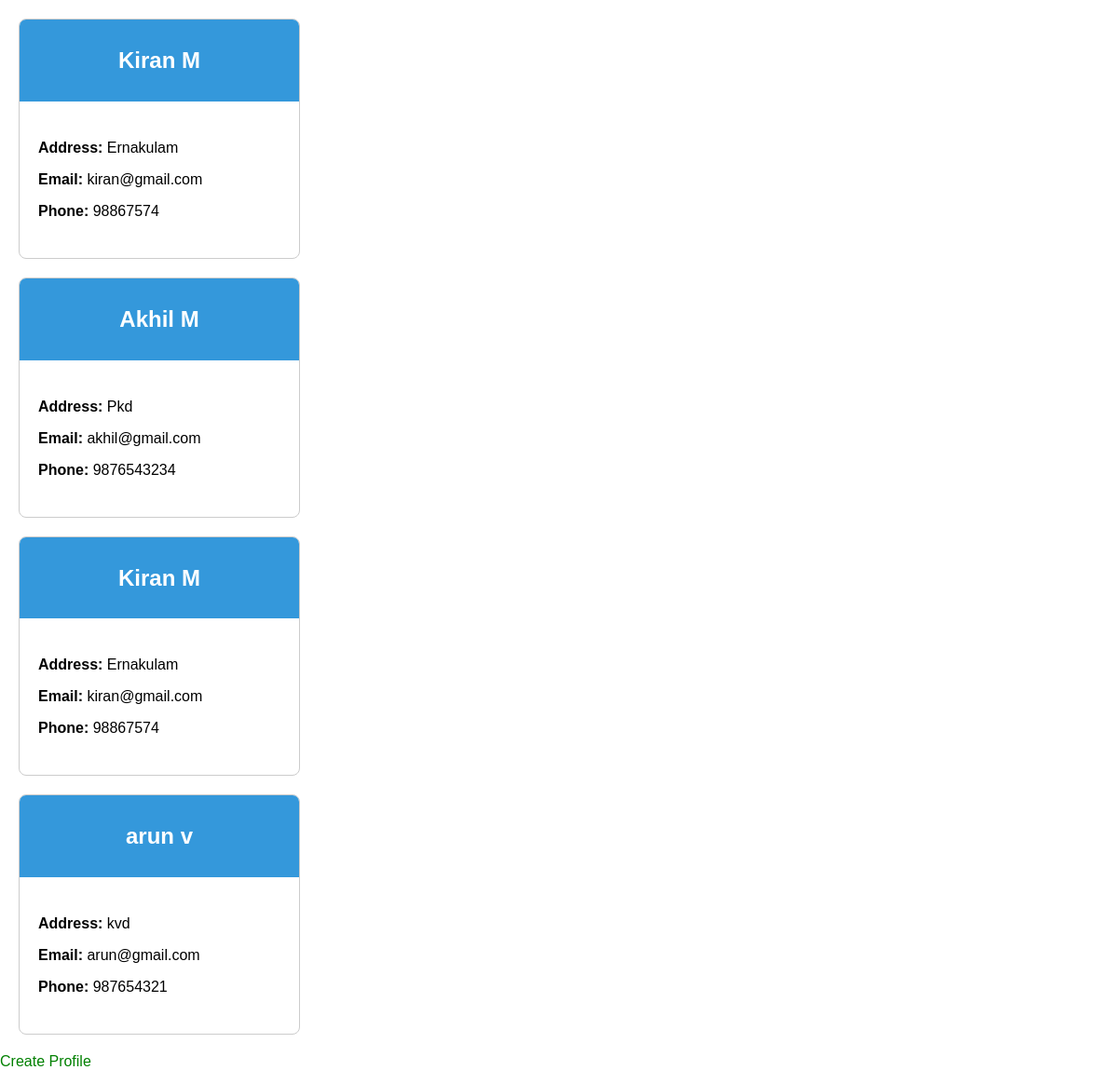
/profilecard/, run on the app's committed database.
### app1/models.py (models this page shows, shortened)
class InfoModel(models.Model):
    Name = models.CharField(max_length=30)
    Email = models.EmailField()
    Address = models.CharField(max_length=40)
    Phone = models.IntegerField()

### app1/views.py (the view)
# urls.py: path('profilecard/', ProfileCard, name='profilecard'),
def ProfileCard(request):
    profile = InfoModel.objects.all()
    return render(request, '13.Profile.html', {'profile': profile})

### Template/13.Profile.html (shortened to what this page needs)
<!DOCTYPE html>
<html lang="en">
<head>
    {% load static %}
    <link rel="stylesheet" href="{% static 'css/profilecard.css' %}">
</head>
<body>
{% for i in profile %}
<div class="profile-card">
    <div class="profile-header">
        <h2>{{i.Name}}</h2>
    </div>
    <div class="profile-details">
        <p><strong>Address: </strong>{{i.Address}}</p>
        <p><strong>Email: </strong>{{i.Email}}</p>
        <p><strong>Phone: </strong>{{i.Phone}}</p>
    </div>
</div>
{% endfor %}
<p><a href="{% url 'userinfo' %}">Create Profile</a></p>
</body>
</html>

### Static/css/profilecard.css (style rules this page uses)
body { font-family: Arial, sans-serif; height: 100vh; margin: 0; background-color: #fffff; }
.profile-card { border: 1px solid #ccc; border-radius: 8px; overflow: hidden; width: 300px; box-shadow: 0 0 10px rgba(0,0,0,0,1); margin: 20px; left: 20px; top: 20px; }
.profile-header { background-color: #3498db; color: #fff; padding: 10px; text-align: center; }
.profile-details { padding: 20px; margin: 5px 0; }
a { text-decoration-line: none; color: green; }

### data on the page
InfoModel: Name "Kiran M", Address "Ernakulam", Email "kiran@gmail.com", Phone "98867574"
InfoModel: Name "Akhil M", Address "Pkd", Email "akhil@gmail.com", Phone "9876543234"
InfoModel: Name "Kiran M", Address "Ernakulam", Email "kiran@gmail.com", Phone "98867574"
InfoModel: Name "arun v", Address "kvd", Email "arun@gmail.com", Phone "987654321"
